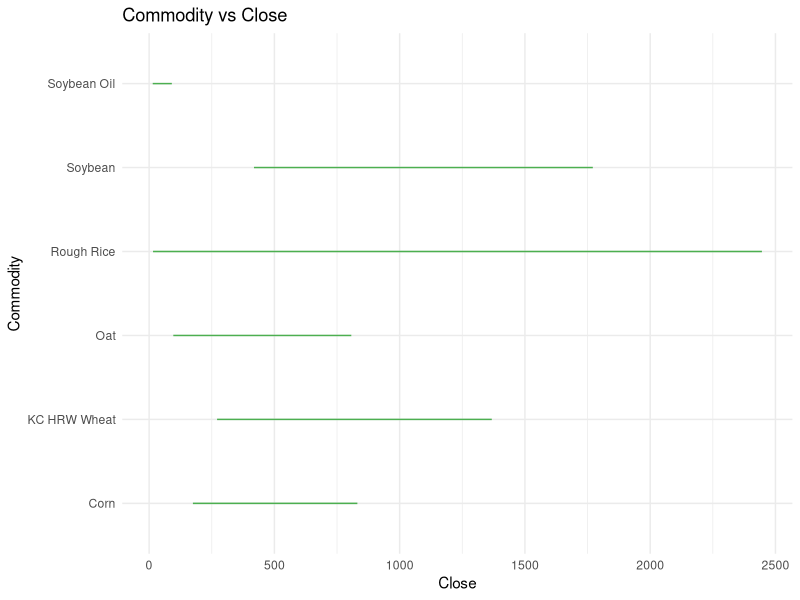
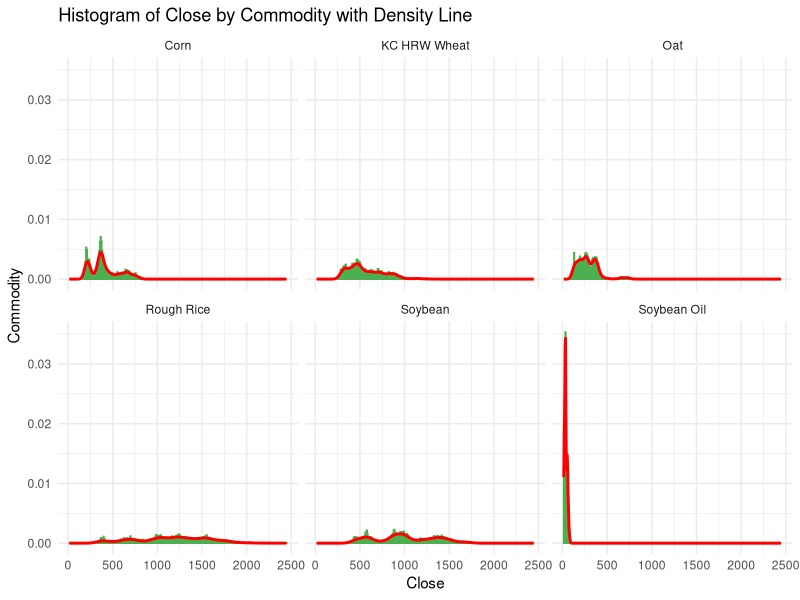
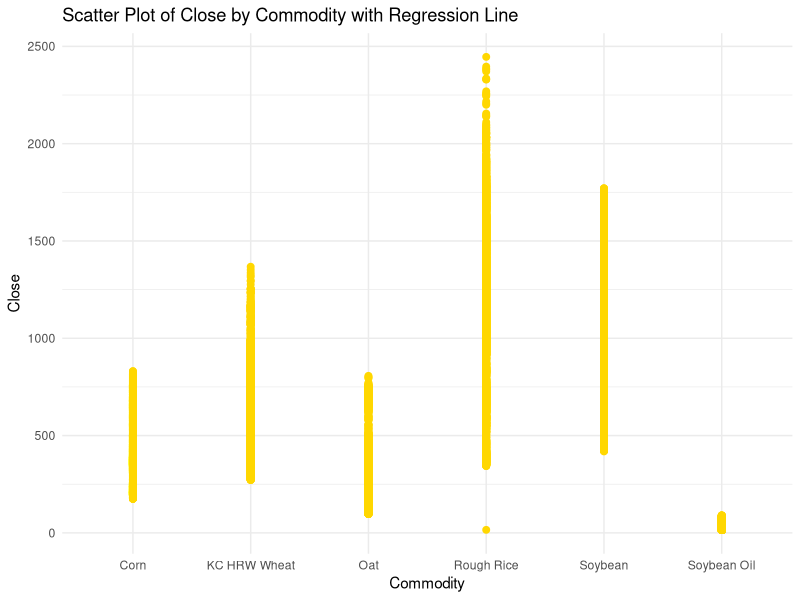

Reproduce these figures in R, in order.
# This R environment comes with many helpful analytics packages installed
library(readr)
library(tidyverse)
library(ggplot2)
library(dplyr)

# reading file data
all_crop_data <- read_csv("./all_grains_data.csv",show_col_types = FALSE)
# Check the structure of the data
str(all_crop_data)

# Plot close vs date as a line graph
ggplot(all_crop_data, aes(x = close, y = commodity)) +
  geom_line(color = "#4CAF50") +  # Line graph
  labs(title = "Commodity vs Close", x = "Close", y = "Commodity") +
  theme_minimal()

# Assuming 'data' contains 'commodity' and 'close' columns
ggplot(all_crop_data, aes(x = close)) +
  geom_histogram(aes(y = after_stat(density)), bins = 300, color = "#4CAF50", fill = NA) +  # Histogram with no fill color
  geom_density(color = "red", linewidth = 1) +
  facet_wrap(~commodity) + 
  labs(title = "Histogram of Close by Commodity with Density Line",
       x = "Close",
       y = "Commodity") +
  theme_minimal()

# Scatter Plot of Close by date
ggplot(all_crop_data, aes(x = commodity, y = close)) +
  geom_point(color = "#FFD700", size = 2) +  # Scatter plot with blue points
  geom_smooth(method = "lm", color = "red", linewidth = 1) +
  labs(title = "Scatter Plot of Close by Commodity with Regression Line",
       x = "Commodity",
       y = "Close") +
  theme_minimal()
